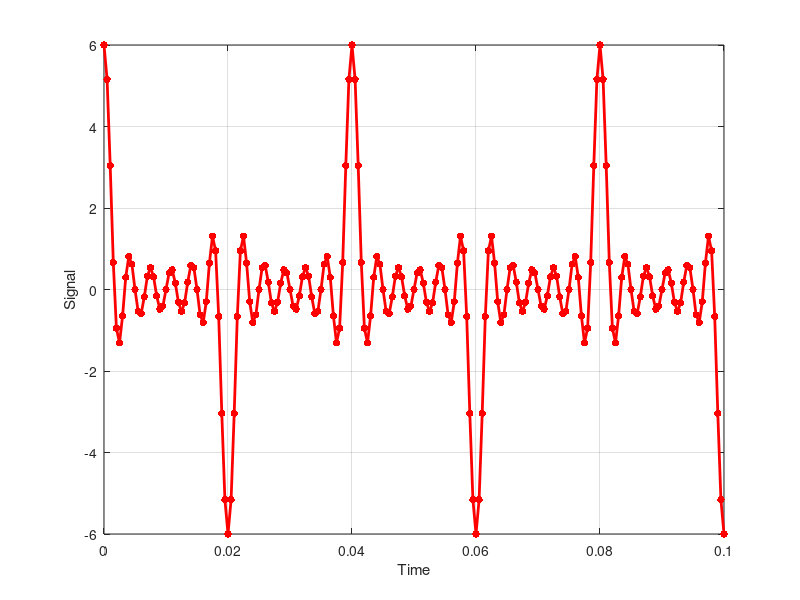
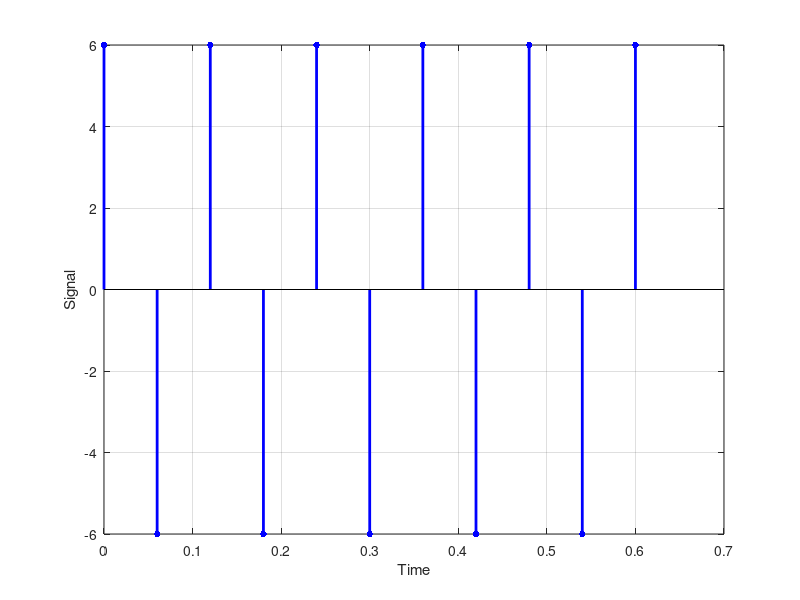
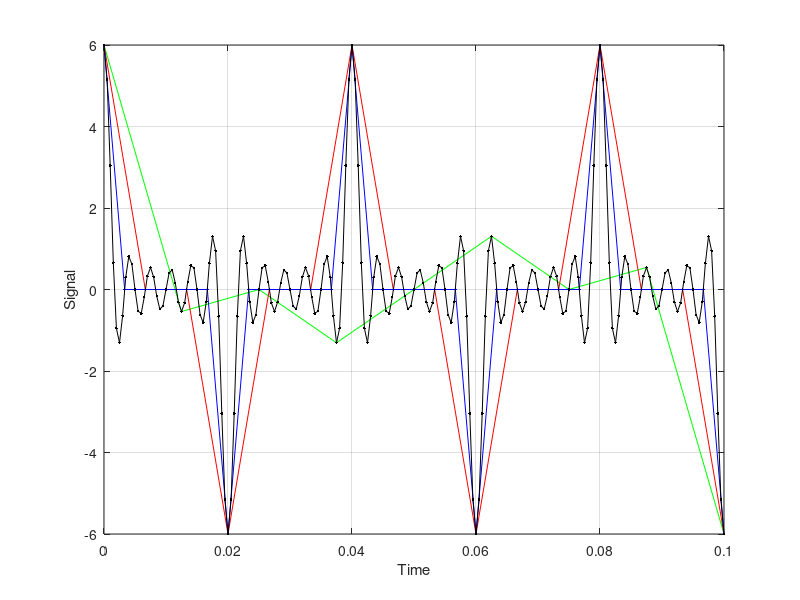
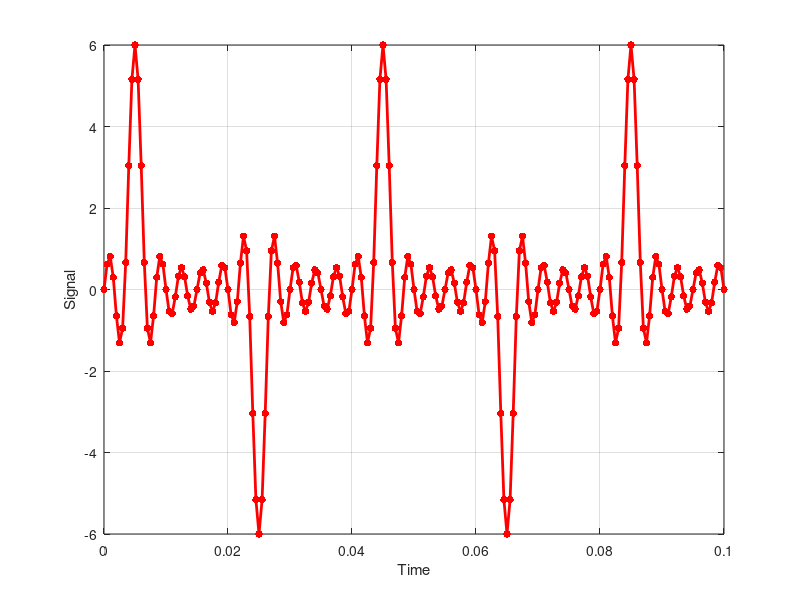

Here is the MATLAB script that generated these plots, in order:
clc;
clear;
%% DSP Group Task
% Members:
% 107120001 - Aayush
% 107120002 - Abhinav

%fundamental frequency
F=50;
%Taking Sampling Frequency as 2000Hz
Fs=2000;
%Time Sampling from 0 to 100ms
t= 0:1/Fs:0.1;

%Part A
%Odd Harmonics of a sinusoidal sequence for sampling frequency
x1=cos(pi*t*F);
x2=cos(3*pi*t*F);
x3=cos(5*pi*t*F);
x4=cos(7*pi*t*F);
x5=cos(9*pi*t*F);
x6=cos(11*pi*t*F);
%Multi Component sinusoidal sequence for sampling frequency
x=x1+x2+x3+x4+x5+x6;
%Plotting Sinusoidal Sequence
figure(1)
plot(t, x, 'r.-', 'LineWidth', 2, 'MarkerSize', 16);
xlabel ('Time');
ylabel ('Signal');
grid on;
%From Graph, Period of our sequence is 60ms

%Part B
%60ms Discrete Time Sequence
t1= 0:0.06:0.6;

%Odd Harmonics for Discrete Time Sequence
y1=cos(pi*t1*F);
y2=cos(3*pi*t1*F);
y3=cos(5*pi*t1*F);
y4=cos(7*pi*t1*F);
y5=cos(9*pi*t1*F);
y6=cos(11*pi*t1*F);
%New Multi Component sinusoidal sequence
y=y1+y2+y3+y4+y5+y6;
%Plotting Stem Graph for our sequence
figure(2)
stem(t1, y, 'b.-', 'LineWidth', 2, 'MarkerSize', 15);
xlabel ('Time');
ylabel ('Signal');
grid on;

%Part C
%Taking Different Sampling Frequencies
Fs2=80;
Fs3=150;
Fs4=300;
%Different Time sampling for different sampling frequencies
t2= 0:1/Fs2:0.1;
t3= 0:1/Fs3:0.1;
t4= 0:1/Fs4:0.1;
%Odd Harmonics of second sampling frequency
z1=cos(pi*t2*F);
z2=cos(3*pi*t2*F);
z3=cos(5*pi*t2*F);
z4=cos(7*pi*t2*F);
z5=cos(9*pi*t2*F);
z6=cos(11*pi*t2*F);
%Multi Component sinusoidal sequence for second sampling frequency
z=z1+z2+z3+z4+z5+z6;

%Odd Harmonics of third sampling frequency
w1=cos(pi*t3*F);
w2=cos(3*pi*t3*F);
w3=cos(5*pi*t3*F);
w4=cos(7*pi*t3*F);
w5=cos(9*pi*t3*F);
w6=cos(11*pi*t3*F);
%Multi Component sinusoidal sequence for third sampling frequency
w=w1+w2+w3+w4+w5+w6;

%Odd Harmonics of fourth sampling frequency
v1=cos(pi*t4*F);
v2=cos(3*pi*t4*F);
v3=cos(5*pi*t4*F);
v4=cos(7*pi*t4*F);
v5=cos(9*pi*t4*F);
v6=cos(11*pi*t4*F);
%Multi Component sinusoidal sequence for fourth sampling frequency
v=v1+v2+v3+v4+v5+v6;

%Comparing sequences of varying sampling frequencies
figure(3)
plot(t2,z,'g.-');
hold on;
plot(t3,w,'r.-');
hold on;
plot(t4,v,'b.-');
hold on;
plot(t,x,'k.-');
xlabel ('Time');
ylabel ('Signal');
grid on;


%Part D
%Odd Harmonics for linearly shifted sequence
u1=cos(pi*(t-0.005)*F);
u2=cos(3*pi*(t-0.005)*F);
u3=cos(5*pi*(t-0.005)*F);
u4=cos(7*pi*(t-0.005)*F);
u5=cos(9*pi*(t-0.005)*F);
u6=cos(11*pi*(t-0.005)*F);
%Multi Component linearly shifted sinusoidal sequence 
u=u1+u2+u3+u4+u5+u6;

%Plotting linearly shifted sequence
figure(4)
plot(t, u, 'r.-', 'LineWidth', 2, 'MarkerSize', 16);
xlabel ('Time');
ylabel ('Signal');
grid on;

